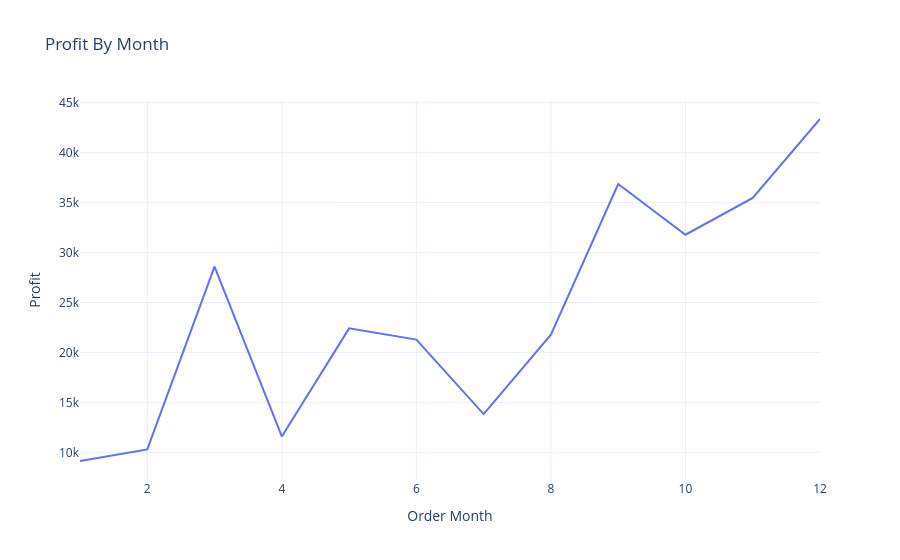

The notebook cell this image was saved under:
### Code cell
fig = px.line(profit_by_month, x='Order Month', y='Profit', title='Profit By Month')
fig.show()

### Figure 1 — Plotly figure (JSON) as saved in the notebook; plotly's stock layout.template omitted (floating-point values rounded to 4 significant figures)
{"data": [{"hovertemplate": "Order Month=%{x}<br>Profit=%{y}<extra></extra>", "legendgroup": "", "line": {"color": "#636efa", "dash": "solid"}, "marker": {"symbol": "circle"}, "mode": "lines", "name": "", "orientation": "v", "showlegend": false, "type": "scatter", "x": [1, 2, 3, 4, 5, 6, 7, 8, 9, 10, 11, 12], "xaxis": "x", "y": [9134.0, 10290.0, 28590.0, 11590.0, 22410.0, 21290.0, 13830.0, 21780.0, 36860.0, 31780.0, 35470.0, 43370.0], "yaxis": "y"}], "layout": {"legend": {"tracegroupgap": 0}, "title": {"text": "Profit By Month"}, "xaxis": {"anchor": "y", "domain": [0, 1], "title": {"text": "Order Month"}}, "yaxis": {"anchor": "x", "domain": [0, 1], "title": {"text": "Profit"}}}}
